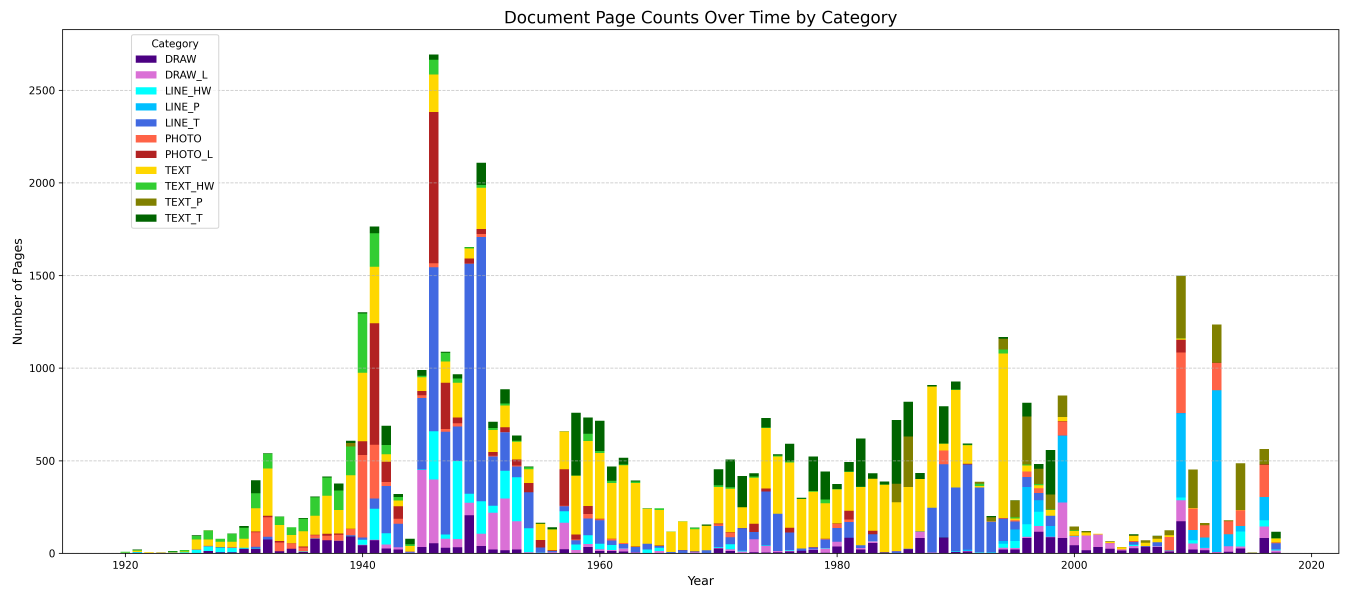
#> input picture CLIP/dataset_timeline.png, 5400 x 2400 px (shown at 1/4 size); its folder holds only this picture in this run
$ python -i classifier.py   (imports and definitions only)   (older library calls are emulated)
#> lines starting #> are read from the running program, lines starting #| are printed output that depends on the picture
import os
import time
import pickle
from collections import Counter
import random
from pathlib import Path

import cv2
import mahotas
import h5py
from matplotlib import pyplot as plt
import numpy as np
import pandas as pd

from sklearn.model_selection import train_test_split, cross_val_score
from sklearn.metrics import accuracy_score, confusion_matrix, classification_report, ConfusionMatrixDisplay
from sklearn.preprocessing import MinMaxScaler
from sklearn.ensemble import RandomForestClassifier

from pathos.multiprocessing import ProcessingPool as Pool
import multiprocessing as mp

from skimage.filters import gabor
from skimage.feature import local_binary_pattern


# get list of all files in the folder and nested folders by file format
# [6 lines left out: function directory_scraper, not called in this run]


# feature-descriptor-1: Hu Moments
def fd_hu_moments(image, bin=False):
    feature = cv2.HuMoments(cv2.moments(image, bin)).flatten()
    return feature


# feature-descriptor-2: Haralick Texture
def fd_haralick(image):
    haralick = mahotas.features.haralick(image).mean(axis=0)
    return haralick


# feature-descriptor-3: Color Histogram
# [4 lines left out: function fd_histogram, not called in this run]


# [32 lines of commented-out code are left out]


def img_to_feature(img_path):
#> called with img_path = 'CLIP/dataset_timeline.png'
    img_gray = cv2.imread(img_path, cv2.IMREAD_GRAYSCALE)
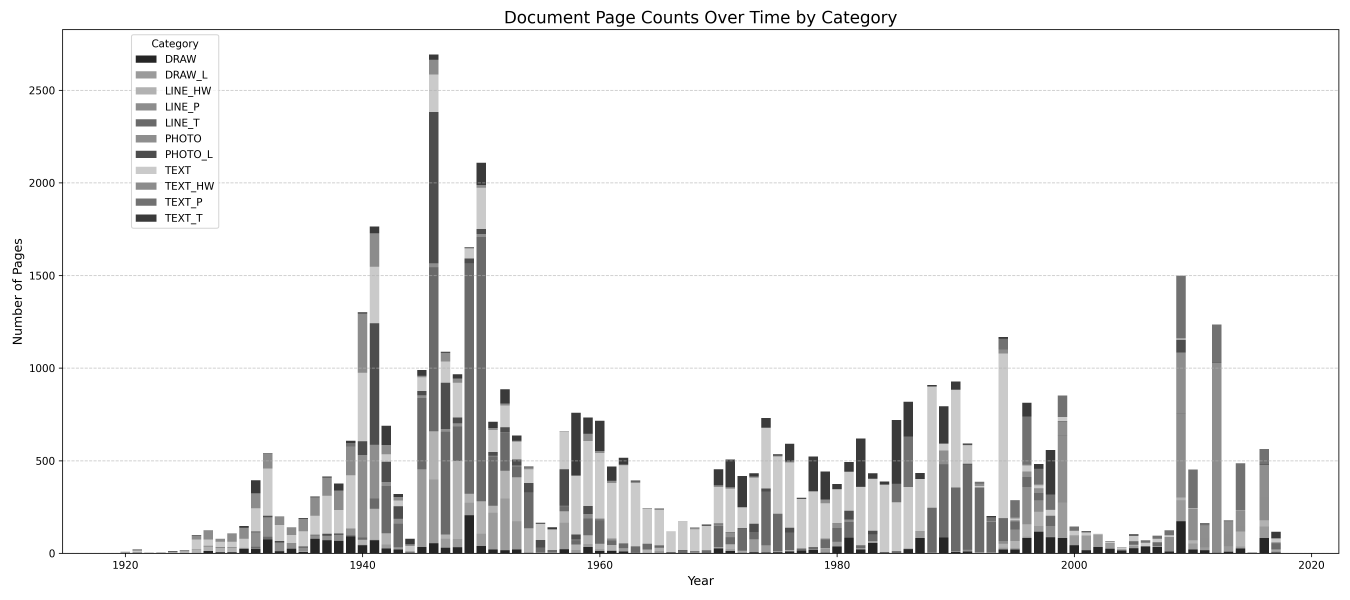
#> img_gray: shape (2400, 5400) (shown at 1/4 size); min 0, max 255, mean 240.1
    img = cv2.imread(img_path)
#> img is the input picture: shape (2400, 5400, 3); mean B, G, R 236.2, 240.9, 240.2

    if img is None:
        return None

    img = cv2.cvtColor(img, cv2.COLOR_BGR2RGB)

#> (the run stopped early here; a loop or call above may not have finished)

$ run again, on CLIP/descriptions_comparison.png
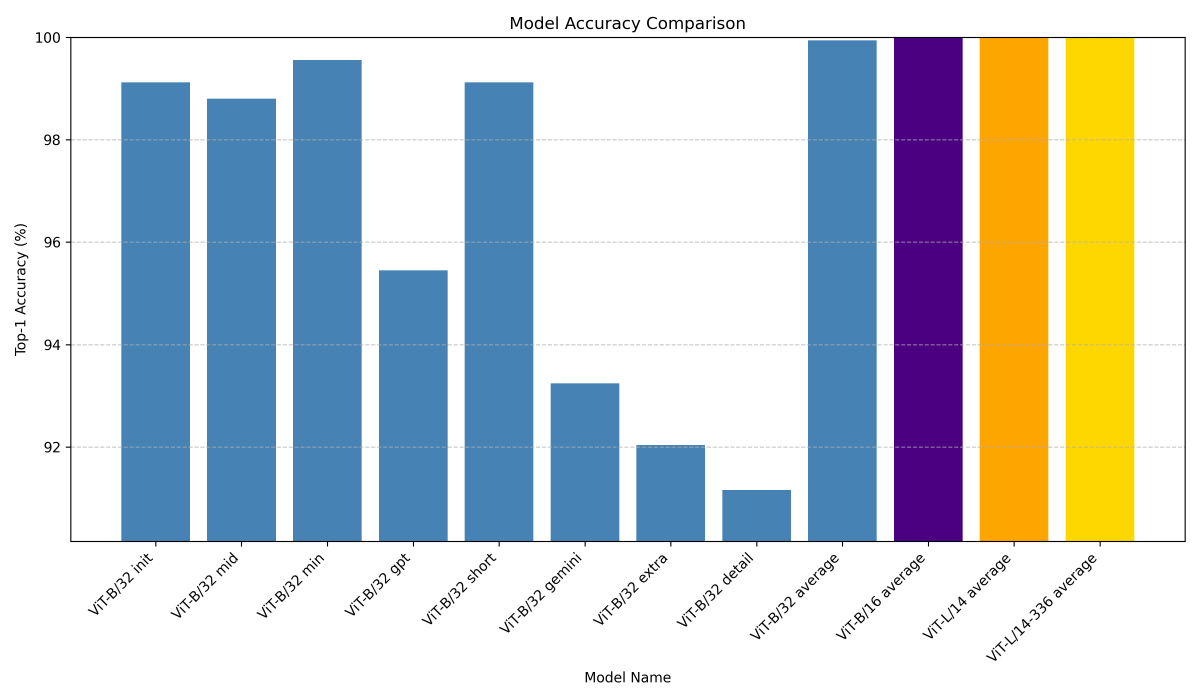
#> input picture CLIP/descriptions_comparison.png, 3600 x 2100 px (shown at 1/3 size)
#> in img_to_feature, `img_gray = cv2.imread(img_path, cv2.IMREAD_GRAYSCALE)`:
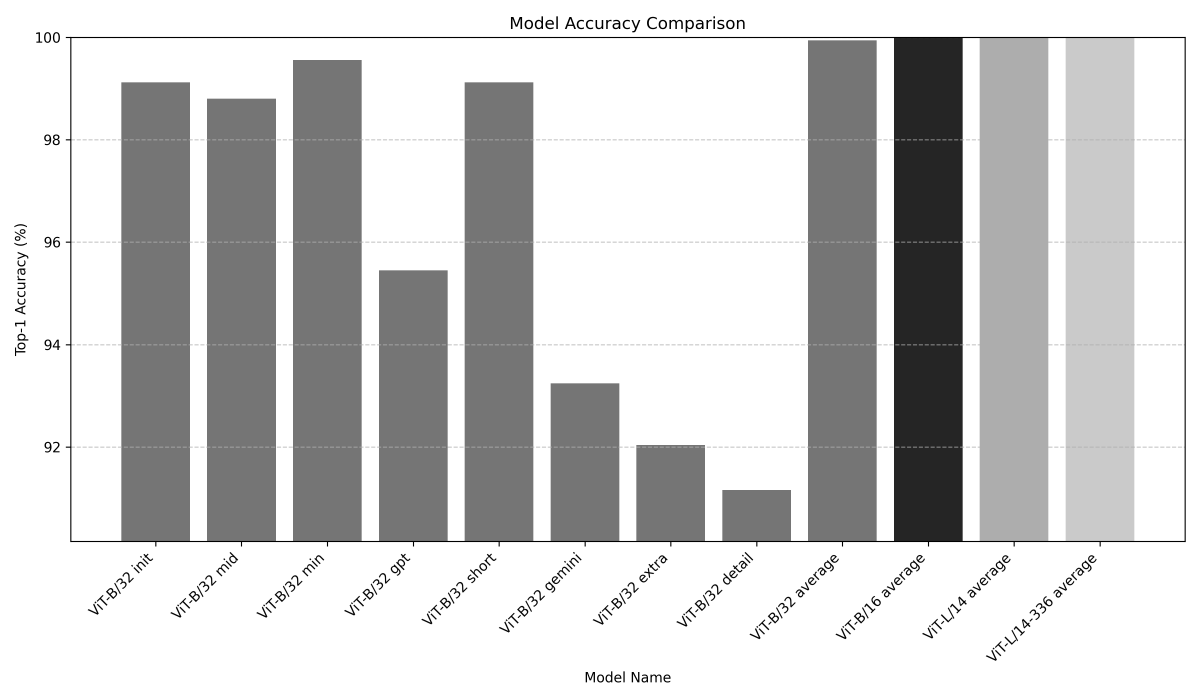
#> img_gray: shape (2100, 3600) (shown at 1/3 size); min 0, max 255, mean 204.8
#> in img_to_feature, img is the input picture: shape (2100, 3600, 3); mean B, G, R 208.2, 206.6, 200.7

$ run again, on CLIP/fold_subset_category_proportions.png
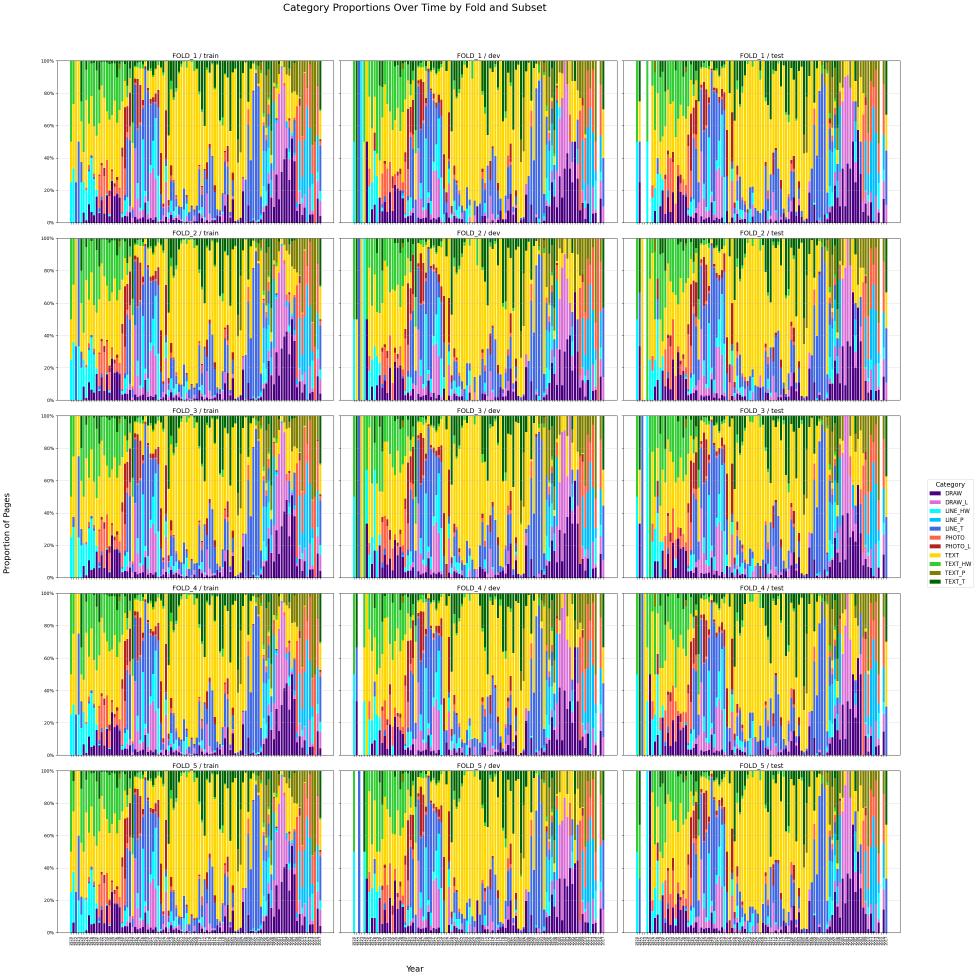
#> input picture CLIP/fold_subset_category_proportions.png, 2931 x 2930 px (shown at 1/3 size)
#> in img_to_feature, `img_gray = cv2.imread(img_path, cv2.IMREAD_GRAYSCALE)`:
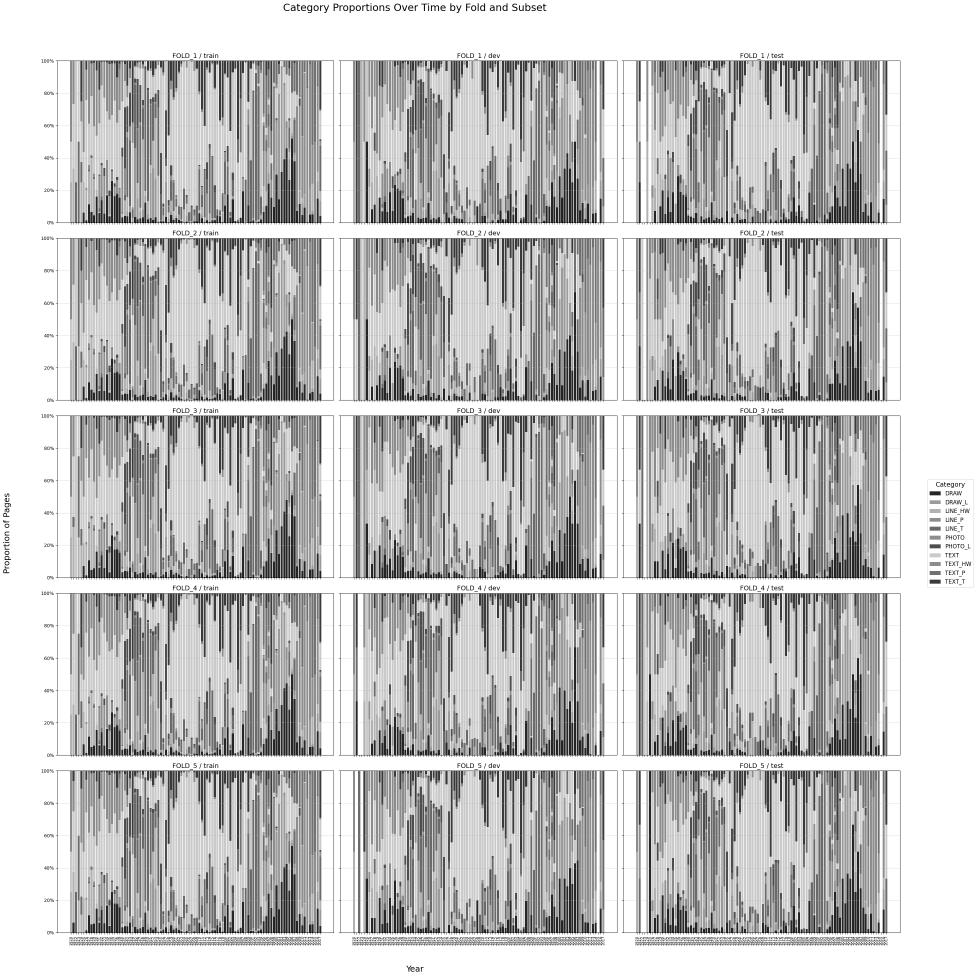
#> img_gray: shape (2930, 2931) (shown at 1/3 size); min 0, max 255, mean 194.9
#> in img_to_feature, img is the input picture: shape (2930, 2931, 3); mean B, G, R 168.2, 199.6, 196.9
